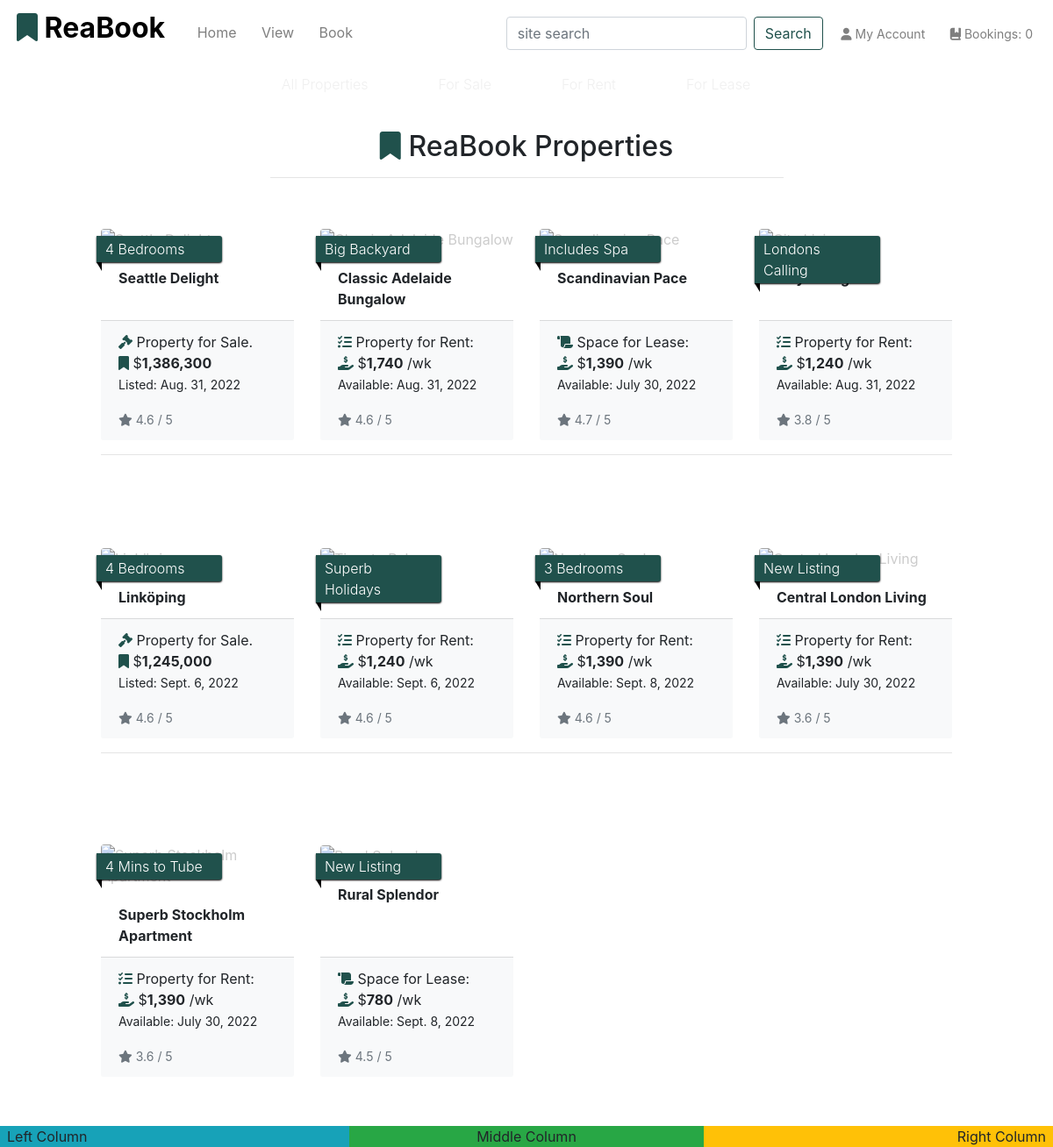
Before: /properties/ with the older database file.
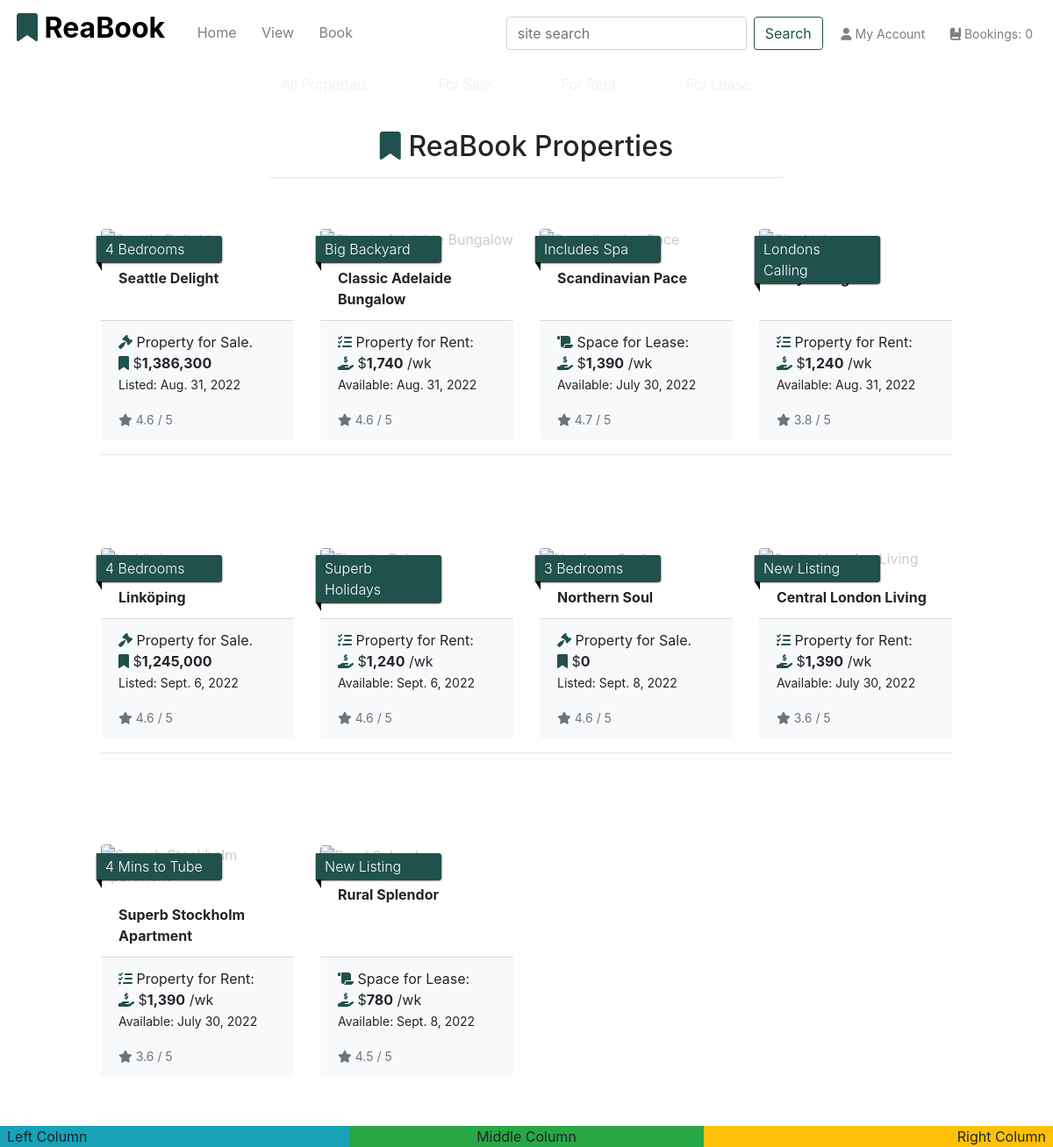
After: the same page with the newer database file.
### app_properties/models.py (models this page shows, shortened)
class Property(models.Model):
    category = models.ForeignKey(
        'Category', null=True, blank=True, on_delete=models.SET_NULL
        )
    sector = models.ForeignKey(
        'Sector', null=True, blank=True, on_delete=models.SET_NULL
        )
    title_no = models.CharField(max_length=254, null=True, blank=True)
    name = models.CharField(max_length=30)
    ribbon_feature = models.CharField(max_length=20, default="New Listing")
    description = models.TextField()
    sale_price = models.IntegerField(null=False, blank=False, default=1000000)
    rent_pw = models.IntegerField(null=False, blank=False, default=100000)
    rating = models.DecimalField(
        max_digits=3, decimal_places=1, null=True, blank=True
        )
    main_image_url = models.URLField(max_length=1024, null=True, blank=True)
    main_image = models.ImageField(null=True, blank=True)
    bath_image = models.ImageField(null=True, blank=True)
    kitchen_image = models.ImageField(null=True, blank=True)
    bedroom_image = models.ImageField(null=True, blank=True)
    living_image = models.ImageField(null=True, blank=True)
    main_image = models.ImageField(null=True, blank=True)
    bedrooms = models.IntegerField(null=False, blank=False)
    bathrooms = models.IntegerField(null=False, blank=False)
    carports = models.IntegerField(null=False, blank=False)
    land_area = models.IntegerField(null=True, blank=True)
    building_area = models.IntegerField(null=True, blank=True)
    air_conditioning = models.IntegerField(null=False, blank=False)
    unit_no = models.IntegerField(null=True, blank=True)
    house_no = models.IntegerField(null=True, blank=False, default="No.")
    level = models.IntegerField(null=True, blank=True)
    street = models.CharField(max_length=40, null=True, blank=False, default='Street')
    suburb = models.CharField(max_length=40)
    city = models.CharField(max_length=40)
    state = models.CharField(max_length=40, null=True, blank=True)
    country = models.CharField(max_length=40, null=True, blank=True)
    postcode = models.CharField(max_length=10)
    build_date = models.DateField(null=True, blank=True)
    list_date = models.DateField(auto_now_add=True)
    list_duration = models.IntegerField(null=False, blank=False, default=30)
    date_available = models.DateField(null=True, blank=True)
    owner_fname = models.CharField(max_length=254, null=True, blank=False)
    owner_lname = models.CharField(max_length=254, null=True, blank=False)
    viewings = models.BooleanField(default=True)
    class Meta:
        verbose_name_plural = 'Properties'
        get_latest_by = 'list_date'

### app_properties/views.py (the view, shortened to what this page needs)
# urls.py: path('', views.all_properties, name='properties'),
def all_properties(request):
    properties = Property.objects.all()
    query = None
    categories = None
    sectors = None
    context = {
        'properties': properties,
        'search_term': query,
        'current_categories': categories,
        'current_sectors': sectors,
    }
    return render(request, 'properties/properties.html', context)

### app_properties/templates/properties/properties.html (shortened to what this page needs)
{% extends 'base.html' %}
{% load static %}
{% load humanize %}
{% block page_header %}
<div class="container header-container-subpages">
</div>
{% endblock %}
{% block content %}
<div class="container-fluid">
    <div class="row">
        <div class="col text-center mt-4">
            <h2 class="logo-font"><i class="fas fa-bookmark reabook-logo"></i> ReaBook Properties</h2>
            <hr class="w-50 mb-2">
        </div>
    </div>
    <div class="row">
        <div class="product-container col-10 offset-1">
            <div class="row">
                {% for prop in properties %}
                <div class="col-sm-6 col-md-6 col-lg-4 col-xl-3">
                    <div class="card property-card h-100 border-0">
                        <p class="ribbon font-weight-light">{{ prop.ribbon_feature }}</p>
                        {% if prop.main_image %}
                        <a href="{% url 'property_detail' prop.id %}">
                        </a>
                        {% else %}
                        <a href="{% url 'property_detail' prop.id %}">
                            <img class="card-img-top img-fluid rounded" src="https://res.cloudinary.com/yodakode/image/upload/v1661942864/ReaBook/noimage_448px_fwcaik.jpg" alt="{{ prop.name }}">
                        </a>
                        {% endif %}
                        <div class="card-body pb-2">
                            <p class="mb-0 font-weight-bold">{{ prop.name }}</p>
                        </div>
                        <div class="card-footer bg-light mt-1 bt-1 text-left">
                            <div class="row">
                                <div class="col">
                                    <p class="lead mb-0 text-left font-weight-bold">
                                        {% if prop.category.pk == 1 %}
                                            <p class="fw-lighter fs-5"><i class="fas fa-gavel reabook-logo"></i> Property for Sale.
                                                <br><i class="fas fa-bookmark reabook-logo"></i> $<strong>{{ prop.sale_price|intcomma }}</strong>
                                                <br><small>Listed: {{ prop.list_date }}</small></p>
                                            </p>
                                        {% elif prop.category.pk == 2 %}
                                            <p class="fw-lighter fs-6"><i class="fas fa-tasks reabook-logo"></i> Property for Rent:
                                                <br><i class="fas fa-hand-holding-usd reabook-logo"></i> $<strong>{{ prop.rent_pw|intcomma }}</strong> /wk
                                                <br><small>Available: {{ prop.date_available }}</small></p>
                                        {% else %}
                                            <p class="fw-lighter fs-6"><i class="fa-solid fa-scroll reabook-logo"></i> Space for Lease:
                                                <br><i class="fas fa-hand-holding-usd reabook-logo"></i> $<strong>{{ prop.rent_pw|intcomma }}</strong> /wk
                                                <br><small>Available: {{ prop.date_available }}</small></p>
                                        {% endif %}
                                    </p>
                                    {% if prop.rating %}
                                    <small class="text-muted"><i class="fas fa-star mr-1"></i>{{ prop.rating }} / 5</small>
                                    {% else %}
                                    <small class="text-muted">Not Rating Yet</small>
                                    {% endif %}
                                </div>
                            </div>
                        </div>
                    </div>
                </div>
                {% if forloop.counter|divisibleby:4 %}
                    <div class="col-12 d-none d-xl-block mb-5">
                        <hr>
                    </div>
                {% endif %}
            {% endfor %}
            </div>
        </div>
    </div>
</div>
{% endblock %}

### templates/base.html (shortened to what this page needs)
{% load static %}
{% load humanize %}
<!DOCTYPE html>
<html lang="en">
<head>
    {% block core_css %}
    <link rel="stylesheet" href="https://cdn.jsdelivr.net/npm/bootstrap@4.6.2/dist/css/bootstrap.min.css">
    <link rel="stylesheet" href="{% static 'css/base.css' %}">
    {% endblock %}
</head>
<body>
    <header class="container-fluid fixed-top">
        <nav id="topnav" class="row bg-white pt-lg-2 d-none d-lg-flex">
            <div class="col-12 col-lg-5 my-auto py-1 py-lg-0 text-center text-lg-left w-100" id="home-nav">
                <ul class="mr-auto m-1 mt-2 mt-lg-0 list-inline">
                    <li class="list-inline-item">
                        <a class="navbar-brand" href="{% url 'home' %}">
                            <h2>
                                <i class="fas fa-bookmark reabook-logo"></i><strong class="text-black"> ReaBook</strong>
                            </h2>
                        </a>
                    </li>
                    <li class="list-inline-item active">
                        <a class="nav-link text-grey" href="{% url 'home' %}">Home <span class="sr-only">(current)</span></a>
                    </li>
                    <li class="list-inline-item">
                        <a class="nav-link" href="{% url 'properties' %}">View </a>
                    </li>
                    <li class="list-inline-item">
                        <a class="nav-link" href="{% url 'choose_bookings' %}">Book </a>
                    </li>
                </ul>
            </div>
            <div class="col-12 col-lg-7 my-auto py-1 py-lg-0 ">
                <ul class="list-inline list-unstyled text-center text-lg-right my-0">
                    <li class="list-inline-item">
                        <form method="GET" action="{% url 'properties' %}" class="form form-inline my-2 my-lg-0" id="header-search">
                            <input class="form-control mr-sm-2" type="text" name="q" placeholder="site search"
                                aria-label="Search">
                            <button class="btn btn-outline-reabook my-2 my-sm-0" type="submit">Search</button>
                        </form>
                    </li>
                    <li class="list-inline-item dropdown">
                        <a id="user-options" href="#" class="dropdown-header nav-link" data-toggle="dropdown" aria-haspopup="true" aria-expanded="false">
                            <span class="fas fa-user"></span> My Account
                        </a>
                    </li>
                    <li class="list-inline-item">
                        <a href="{% url 'choose_bookings' %}"
                            class="dropdown-header {% if grand_total %}text-info font-weight-bold{% else %}text-grey{% endif %} nav-link"
                            data-toggle="dropdown" aria-haspopup="true" aria-expanded="false"><span
                                class="fa-solid fa-book-bookmark"></span> Bookings: <span class="my-0">
                                {% if grand_total %}
                                    ${{ grand_total | floatformat:2 }}
                                {% else %}
                                    0
                                {% endif %}
                            </span>
                        </a>
                    </li>
                </ul>
            </div>
        </nav>
        <div class="row">
            <nav id="" class="navbar navbar-expand-lg w-100 font-weight-light subnav-light">
                {% include 'includes/sub-nav.html' %}
            </nav>
        </div>
    </header>
    {% block page_header %}
    {% endblock %}
    {% block content %}
    {% endblock %}
    <footer>
        <div class="row h-5 fixed-bottom px-2">
            <div class="col-4 bg-info text-lg-left">Left Column</div>
            <div class="col-4 bg-success text-lg-center">Middle Column</div>
            <div class="col-4 bg-warning text-lg-right">Right Column</div>
        </div>
    </footer>
</body>
</html>

### templates/includes/sub-nav.html (shortened to what this page needs)
<nav class="collapse navbar-collapse" id="sub-nav">
    <ul class="navbar-nav w-auto mx-auto">
        <li class="nav-item dropdown">
            <span href="{% url 'properties' %}" class="logo-font font-weight-light nav-link text-black px-3 mr-5 auto-dropdown" id="all-properties-link" data-toggle="dropdown" aria-haspopup="true" aria-expanded="false">
            </span>
        </li>
        <li class="nav-item dropdown">
            <span href="{% url 'properties' %}?category=for_sale" class="logo-font font-weight-light nav-link text-black px-3 mr-5 auto-dropdown" id="sale-link" data-toggle="dropdown" aria-haspopup="true" aria-expanded="false">
            </span>
        </li>
        <li class="nav-item dropdown">
            <span href="{% url 'properties' %}?category=for_rent" class="logo-font font-weight-light nav-link text-black px-3 mr-5 auto-dropdown" id="rent-link" data-toggle="dropdown" aria-haspopup="true" aria-expanded="false">
            </span>
        </li>
        <li class="nav-item dropdown">
            <span href="{% url 'properties' %}?category=for_lease" class="logo-font font-weight-light nav-link text-black px-3 mr-5 auto-dropdown" id="lease-link" data-toggle="dropdown" aria-haspopup="true" aria-expanded="false">
            </span>
        </li>
    </ul>
</nav>

### static/css/base.css (style rules this page uses)
html { height: 100%; }
footer { padding-top: 5rem; }
ul { list-style: none; }
.text-black { color: #000; }
.nav-link { padding: 0.5rem 0.5rem; }
#topnav a { color: #7F7F7F; }
.btn-outline-reabook { color: #20514C; border-color: #20514C; }
.reabook-logo { color: #20514C; }
.subnav-light { background-color: none; }
.subnav-light span { color: #cccccc; opacity: 0.3; font-weight: 200; }
.property-card { padding-top: 2.5rem; }
.property-card > p { position: absolute; width: 65%; padding: 3px 20px 3px 10px; margin: 10px 10px 10px -5px; color: #fff; background-color: #20514C; border-radius: 0px 3px 3px 0px; box-shadow: 0px 1px 2px #000; -webkit-box-shadow: 0px 1px 2px #000; -moz-box-shadow: 0px 1px 2px #000; z-index: 2; }
.property-card > p:before, .property-card > p:after { content: ' '; position: absolute; }
.property-card > p:after { left: 0px; top: 100%; border-width: 5px 3px; border-style: solid; border-color: #000 #000 transparent transparent; }
.property-card a { opacity: 1; }
a, a:hover { text-decoration: none; color: #cccccc; }
@media (min-width: 1200px) { .container { max-width: 80%; } }
@media (min-width: 992px) { .header-container-subpages { padding-top: 7.75rem; border-radius: .75rem; } }

Changed rows visible on the page:
changed Property "3 Bedrooms": sale_price (not shown) → "0"; list_date (not shown) → "Sept. 8, 2022"; rent_pw "1,390" → (not shown); date_available "Sept. 8, 2022" → (not shown); category_id "Property for Rent: /wk Available:" → "Property for Sale. Listed:"
